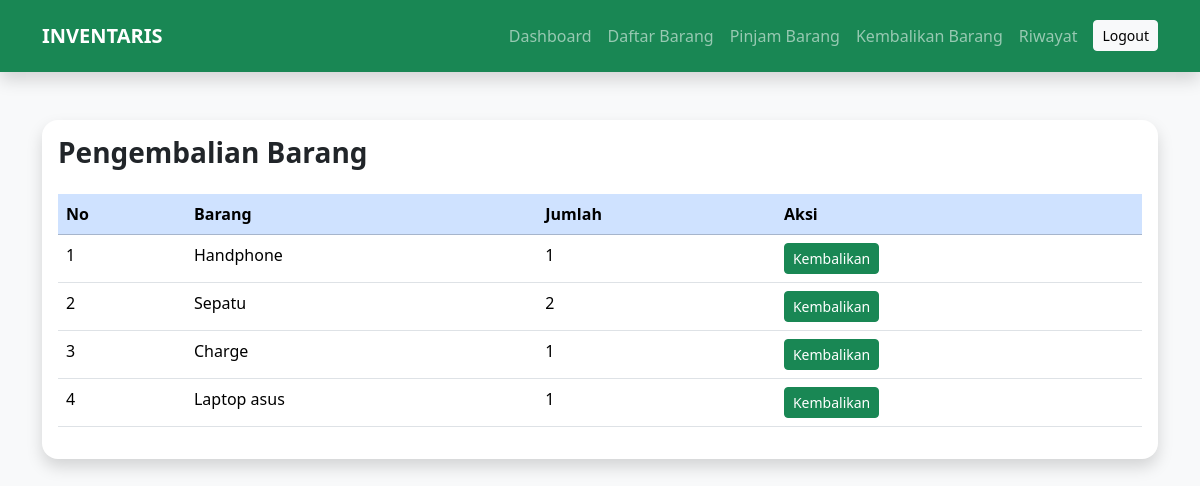
Screenshot of /kembali.php (signed in) with the database file from the repository.
### tables this page shows
CREATE TABLE `peminjaman` (
  `id_pinjam` int(11) NOT NULL,
  `id_user` int(11) DEFAULT NULL,
  `id_barang` int(11) DEFAULT NULL,
  `jumlah_pinjam` int(11) DEFAULT NULL,
  `tanggal_pinjam` date DEFAULT NULL,
  `status` varchar(20) DEFAULT 'Dipinjam'
);

CREATE TABLE `barang` (
  `id_barang` int(11) NOT NULL,
  `nama_barang` varchar(100) DEFAULT NULL,
  `jumlah` int(11) DEFAULT NULL,
  `kondisi_barang` varchar(50) DEFAULT NULL
);

### kembali.php (the view, shortened to what this page needs)
<?php
include "../koneksi.php";
include "../inc/header_user.php";
$id_user = $_SESSION['id_user'];
$data = mysqli_query($conn,
"SELECT *
FROM peminjaman p
JOIN barang b ON p.id_barang = b.id_barang
WHERE p.id_user='$id_user'
AND p.status='Dipinjam'");
?>
<!DOCTYPE html>
<html lang="en">
<head>
    <link href="https://cdn.jsdelivr.net/npm/bootstrap@5.3.8/dist/css/bootstrap.min.css" rel="stylesheet">
</head>
<body class="bg-light">
<div class="container mt-5">
    <div class="card shadow border-0 rounded-4">
        <div class="card-body">
            <h3 class="fw-bold mb-4">Pengembalian Barang</h3>
            <table class="table table-hover">
                <tr class="table-primary">
                    <th>No</th>
                    <th>Barang</th>
                    <th>Jumlah</th>
                    <th>Aksi</th>
                </tr>
                <?php
                $no = 1;
                while($d = mysqli_fetch_array($data)){
                ?>
                <tr>
                    <td><?= $no++; ?></td>
                    <td><?= $d['nama_barang']; ?></td>
                    <td><?= $d['jumlah_pinjam']; ?></td>
                    <td>
                        <form method="POST">
                            <button type="submit" name="kembali" class="btn btn-success btn-sm">Kembalikan</button>
                        </form>
                    </td>
                </tr>
                <?php } ?>
            </table>
        </div>
    </div>
</div>
</body>
</html>

### rows the page displays
peminjaman: id_barang.nama_barang "Handphone", jumlah_pinjam "1"
peminjaman: id_barang.nama_barang "Sepatu", jumlah_pinjam "2"
peminjaman: id_barang.nama_barang "Charge", jumlah_pinjam "1"
peminjaman: id_barang.nama_barang "Laptop asus", jumlah_pinjam "1"
